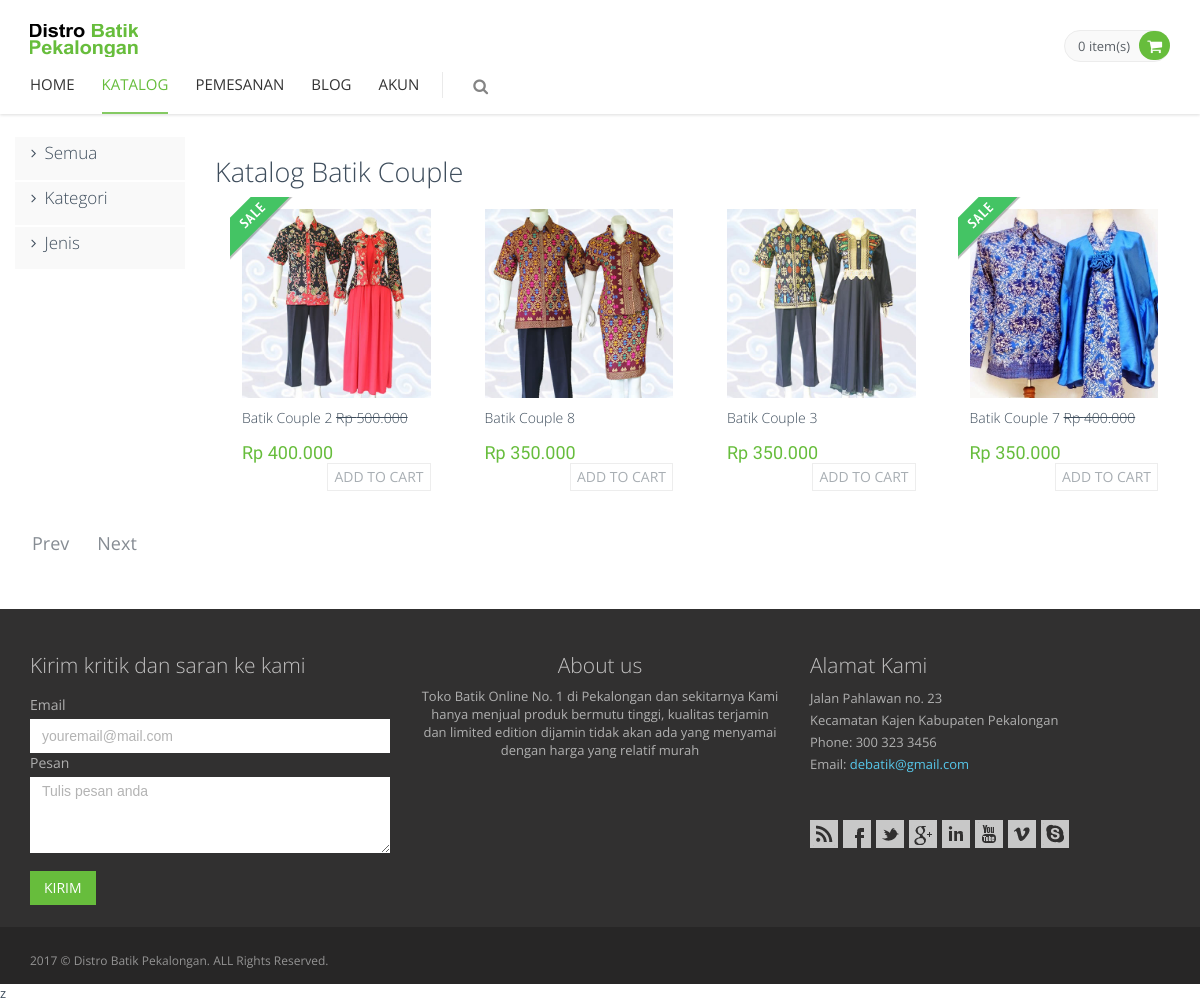
The page /index.php?page=couple on the database its author committed.
### tables this page shows
CREATE TABLE `barang` (
  `id_barang` int(11) NOT NULL,
  `id_kategori` int(11) NOT NULL,
  `id_jenis` int(11) NOT NULL,
  `nama_barang` varchar(50) NOT NULL,
  `ukuran` varchar(3) NOT NULL,
  `foto_barang` varchar(50) NOT NULL,
  `diskon` tinyint(4) NOT NULL,
  `harga` int(11) NOT NULL,
  `harga_diskon` int(11) NOT NULL,
  `deskripsi` text NOT NULL,
  `tanggal` date NOT NULL
);

### index.php (called while the page is built, shortened)
<?php require 'layout/head.php'; ?>
<?php include 'content.php'; ?>
<?php include 'layout/prefooter.php'; ?>
<?php require 'layout/footer.php'; ?>

### layout/kategori/couple.php (the view, shortened to what this page needs)
<div class="main">
  <div class="container" style="width: 100%;">
    <div class="row margin-bottom-40 ">
      <?php require 'layout/sidebar.php'; ?>
      <div class="col-md-10 col-sm-8">
        <h2>Katalog Batik Couple</h2>
        <?php
          $perpage = 8;
            if (isset($_GET['hal'])) {
              $page = $_GET['hal'];
            }else {
              $page = 1;
            }
            if ($page > 1) {
              $start = ($page * $perpage) - $perpage;
            }else {
              $start = 0;
            }
          $querypro = mysqli_query($connect, "SELECT * FROM barang a, jenis b, kategori c where a.id_kategori = c.id_kategori and a.id_jenis = b.id_jenis and a.id_kategori = 3  ORDER BY id_barang DESC LIMIT $start, $perpage");
          while ($datapro = mysqli_fetch_array($querypro)) {
            if ($datapro['diskon'] == 1) { ?>
              <form method="post" action="index.php?page=katalog&amp;id=<?php echo $datapro['id_barang']; ?>">
              <div class="col-md-3 margin-bottom-20">
              <div class="product-item">
                <div class="pi-img-wrapper">
                  <img src="img/produk/<?php echo $datapro['foto_barang']; ?>" class="img-responsive" alt="<?php echo $datapro['nama_barang']; ?>">
                </div>
                <div class="sticker sticker-sale"></div>
                <h3><a href="index.php?page=detail-diskon&id=<?php echo $datapro['id_barang']; ?>"><?php echo $datapro['nama_barang']; ?></a>&nbsp;<strike><?php echo "Rp ".number_format($datapro['harga'],0,".","."); ?></strike></h3>
                <div class="pi-price"><?php
                  if ($datapro['diskon'] == 0) {
                    echo "Rp ".number_format($datapro['harga'],0,".",".");
                  }else {
                    echo "Rp ".number_format($datapro['harga_diskon'],0,".",".");
                  }
                  ?>
                  </div>
                <input type="submit" name="addtocart" class="btn btn-default add2cart" value="Add to cart">
              </div>
            </div>
            </form>
           <?php }else { ?>
            <form method="post" action="index.php?page=katalog&amp;id=<?php echo $datapro['id_barang']; ?>">
            <div class="col-md-3 margin-bottom-20">
            <div class="product-item">
              <div class="pi-img-wrapper">
                <img src="img/produk/<?php echo $datapro['foto_barang']; ?>" class="img-responsive" alt="<?php echo $datapro['nama_barang']; ?>">
              </div>
              <h3><a href="index.php?page=detail&id=<?php echo $datapro['id_barang']; ?>"><?php echo $datapro['nama_barang']; ?></a></h3>
              <div class="pi-price"><?php
                if ($datapro['diskon'] == 0) {
                  echo "Rp ".number_format($datapro['harga'],0,".",".");
                }else {
                  echo "Rp ".number_format($datapro['harga_diskon'],0,".",".");
                }
                ?>
                </div>
              <input type="submit" name="addtocart" class="btn btn-default add2cart" value="Add to cart">
            </div>
          </div>
          </form>
          <?php }
        }
        ?>
      </div>
      <div class="container-fluid">
           <div class="row">
              <div class="col-xs-12">
                <nav>
                <ul class="pagination pagination-lg">
                  <?php
                      $query = mysqli_query($connect, "SELECT * FROM barang");
                      $jmlbaris = mysqli_num_rows($query);
                      $halaman = ceil($jmlbaris/$perpage);
                      for($i = 1; $i <=$halaman; $i++){
                        if ($i > 1) {
                          echo "<li><a href='index.php?page=katalog&hal=$prev'> Prev </a></li>";
                          echo "<li class='pull-right'><a href='index.php?page=katalog&hal=$next'> Next </a></li>";
                        }
                      }
                   ?>
                </ul>
              </nav>
            </div>
         </div>
      </div>
    </div>
  </div>
</div>

### assets/frontend/layout/css/style.css (style rules this page uses)
h1, h2, h3, h4, h5, h6 { font: 300 'Open Sans', sans-serif; margin: 0 0 10px; }
a { color: #E02222; }
a, a:focus, a:hover, a:active { outline: 0; text-decoration: none; }
.margin-bottom-20 { margin-bottom: 20px !important; }
.margin-bottom-40 { margin-bottom: 40px !important; }
.pagination { border-radius: 0; margin: 0; }
.pagination > li { display: inline-block; margin-left: 5px; }
.pagination > li > a, .pagination > li > span, .pagination > li:first-child > a, .pagination > li:first-child > span, .pagination > li:last-child > a, .pagination > li:last-child > span { border-radius: 25px !important; border: none; color: #868c93; }
.pagination > li:first-child > a, .pagination > li:last-child > a { padding: 4px 12px 8px; }

### assets/frontend/pages/css/style-shop.css (style rules this page uses)
.product-item { padding: 12px 12px 16px; background: #fff; position: relative; }
.product-item:after { content: "."; display: block; height: 0; clear: both; visibility: hidden; font-size: 0; line-height:0; }
.sticker { position: absolute; top: 0; left: 0; width: 63px; height: 63px; }
.sticker-sale { background: url(../../layout/img/sale.png) no-repeat; }
.pi-img-wrapper { position: relative; }
.product-item h3 { font: 300 14px 'Open Sans', sans-serif; padding-top: 10px; padding-bottom: 4px; }
.product-item h3 a { color: #3e4d5c; }
.pi-price { color: #e84d1c; font: 18px 'PT Sans Narrow', sans-serif; float: left; padding-top: 1px; }
.product-item .add2cart { float: right; color: #a8aeb3; border: 1px #ededed solid; padding: 3px 6px; }
.btn { text-transform: uppercase; }

### assets/frontend/layout/css/themes/green.css (style rules this page uses)
a { color: #67bd3c; }
.pi-price { color: #67bd3c; }

### rows shown on the page
barang: foto_barang (picture), diskon 1 (drawn), nama_barang "Batik Couple 2", harga "500.000", harga_diskon "400.000"
barang: foto_barang (picture), nama_barang "Batik Couple 8", harga "350.000"
barang: foto_barang (picture), nama_barang "Batik Couple 3", harga "350.000"
barang: foto_barang (picture), diskon 1 (drawn), nama_barang "Batik Couple 7", harga "400.000", harga_diskon "350.000"

### other values the page prints
count($_SESSION['shopping_cart']) "0"
$akun "AKUN"
